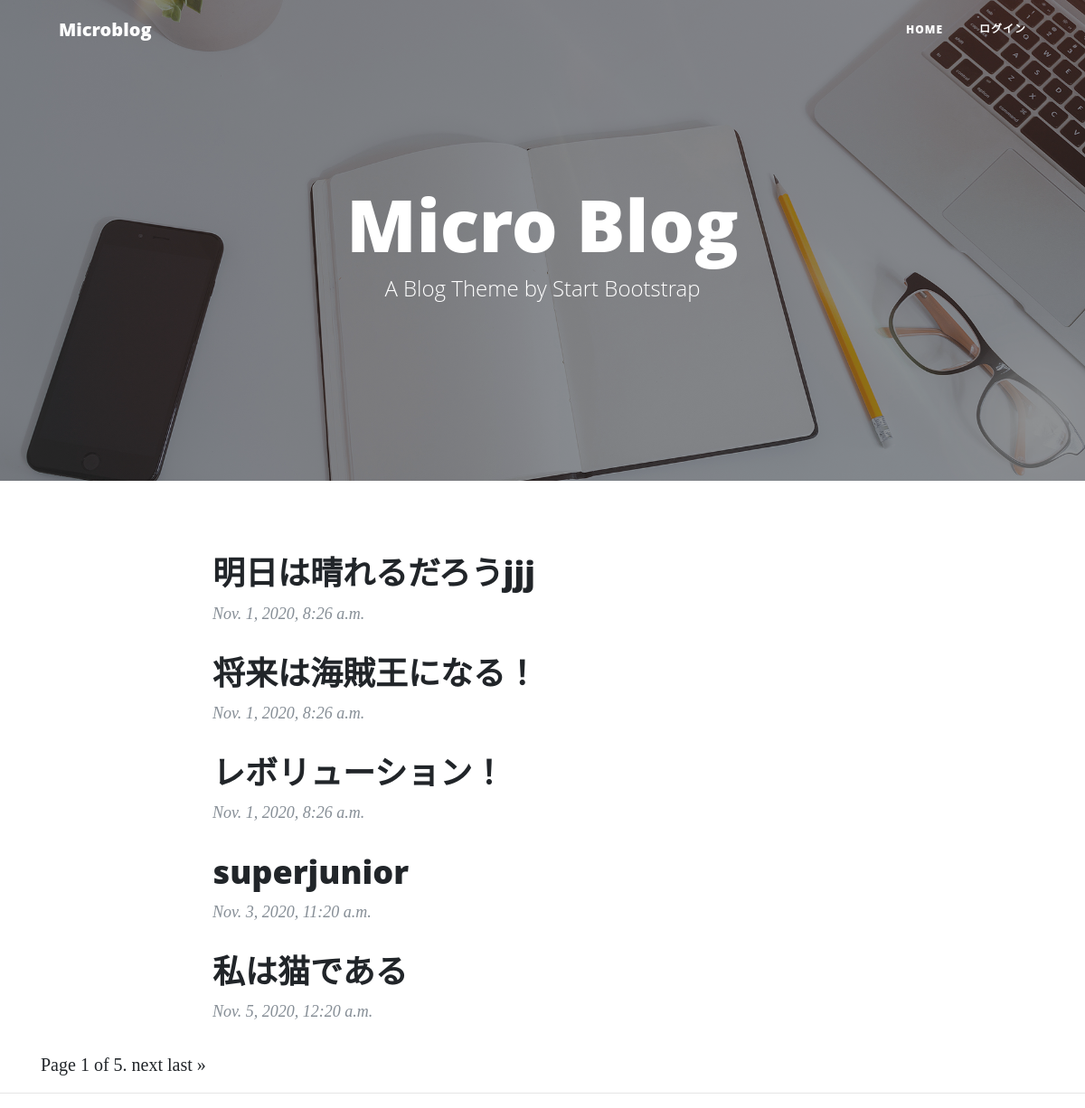
The page / on the database its author committed.
### blog/models.py (models this page shows)
class Blog(models.Model):
    content = models.CharField(max_length=140)
    posted_date = models.DateTimeField(auto_now_add=True)

### blog/views.py (the view)
# urls.py: path('', BlogListView.as_view(), name="index"),
class BlogListView (ListView):
    model = Blog
    paginate_by = 5

### blog/templates/blog/blog_list.html (shortened to what this page needs)
{% extends "base.html" %}
{% block body %}
    <div class="row">
        <div class="col-lg-8 col-md-10 mx-auto">
            {% for blog in object_list %}
                <div class="post-preview">
                  <a href="{% url 'detail' blog.id %}">
                    <h2 class="post-title">
                        {{ blog.content }}
                    </h2>
                  </a>
                  <p class="post-meta">{{ blog.posted_date }}</p>
                </div>
            {% endfor %}
        </div>
    </div>
<div class="pagination">
    <span class="step-links">
        <span class="current">
            Page {{ page_obj.number }} of {{ page_obj.paginator.num_pages }}.
        </span>
        {% if page_obj.has_next %}
            <a href="?page={{ page_obj.next_page_number }}">next</a>
            <a href="?page={{ page_obj.paginator.num_pages }}">last &raquo;</a>
        {% endif %}
    </span>
</div>
{% endblock %}

### blog/templates/base.html (shortened to what this page needs)
{% load static %}
<!DOCTYPE html>
<html lang="en">
<head>
  <link href="{% static 'vendor/bootstrap/css/bootstrap.min.css' %}" rel="stylesheet">
  <link href="{% static 'css/clean-blog.min.css' %}" rel="stylesheet">
</head>
<body>
 {% include "navi.html" %}
  <header class="masthead" style="background-image: url({% static 'img/home-bg.jpg' %})">
    <div class="overlay"></div>
    <div class="container">
      <div class="row">
        <div class="col-lg-8 col-md-10 mx-auto">
          <div class="site-heading">
            <h1>Micro Blog</h1>
            <span class="subheading">A Blog Theme by Start Bootstrap</span>
          </div>
        </div>
      </div>
    </div>
  </header>
  <div class="container">
    {% block body %}{% endblock %}
  </div>
  <hr>
</body>
</html>

### blog/templates/navi.html (shortened to what this page needs)
 <nav class="navbar navbar-expand-lg navbar-light fixed-top" id="mainNav">
    <div class="container">
      <a class="navbar-brand" href="{% url 'index' %}">Microblog</a>
      <div class="collapse navbar-collapse" id="navbarResponsive">
        <ul class="navbar-nav ml-auto">
          <li class="nav-item">
            <a class="nav-link" href="{% url 'index' %}">Home</a>
           </li>
          {% if user.is_authenticated %}
            <li class="nav-item"><a href="{% url 'logout' %}">ログアウト</a></li>
          {% else %}
            <li class="nav-item"><a href="{% url 'login' %}?next={{ request.path }}">ログイン</a></li>
          {% endif %}
        </ul>
      </div>
    </div>
  </nav>

### rows shown on the page
Blog: content "明日は晴れるだろうjjj", posted_date "Nov. 1, 2020, 8:26 a.m."
Blog: content "将来は海賊王になる！", posted_date "Nov. 1, 2020, 8:26 a.m."
Blog: content "レボリューション！", posted_date "Nov. 1, 2020, 8:26 a.m."
Blog: content "superjunior", posted_date "Nov. 3, 2020, 11:20 a.m."
Blog: content "私は猫である", posted_date "Nov. 5, 2020, 12:20 a.m."

### other values the page prints
{{ page_obj.number }} "1"
{{ page_obj.paginator.num_pages }} "5"
